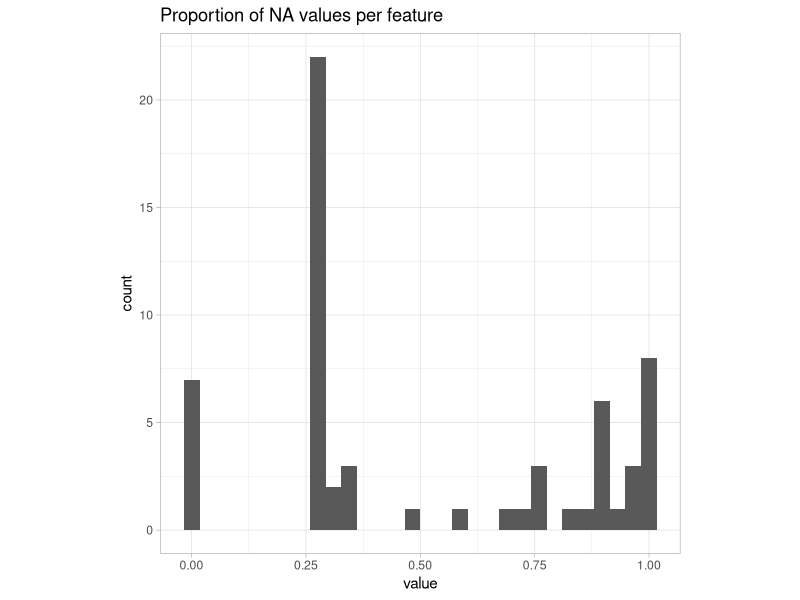
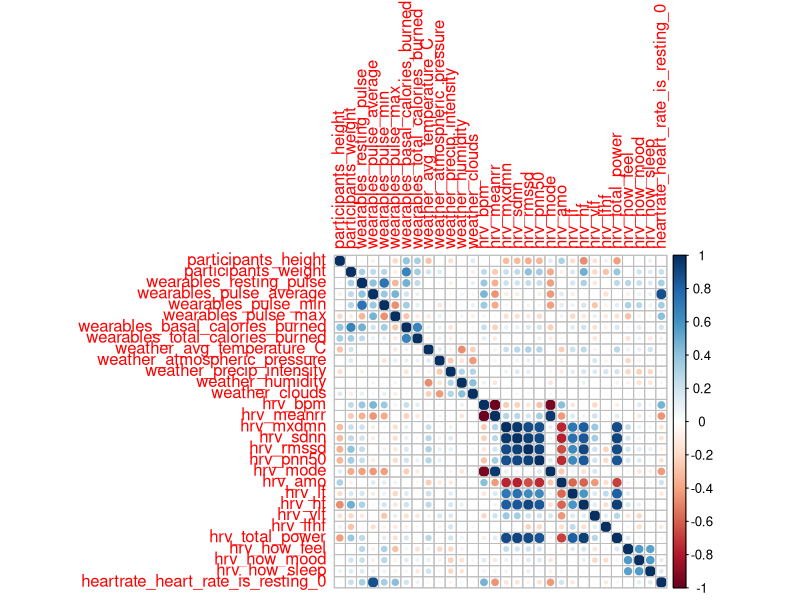

The R source for these figures, in order:
## ---- chunk 1
knitr::opts_chunk$set(echo = TRUE)
## ---- chunk 2
library(tidyverse)
library(MASS)
## ---- chunk 3
surveys_wide_join_train_data <- read_tsv("../data_clean/surveys_wide_join_train_data.tsv")
## ---- chunk 4
surveys_wide_join_train_data_clean <- surveys_wide_join_train_data %>%
  dplyr::select(-outcome_symptom_severity, - participants_symptoms_onset, - participants_country, - participants_city)
## ---- chunk 5
surveys_wide_join_train_data_clean <- surveys_wide_join_train_data_clean %>%
  mutate(outcome_S_COVID_OVERALL = as.ordered(outcome_S_COVID_OVERALL))
## ---- chunk 6
na_proportion_per_feature <- (map_dbl(surveys_wide_join_train_data_clean, function(x) sum(is.na(x))) / nrow(surveys_wide_join_train_data_clean)) 


na_proportion_per_feature %>%
  enframe() %>%
  ggplot(aes(value)) +
  geom_histogram() +
  theme_light() +
  theme(aspect.ratio = 1) +
  ggtitle("Proportion of NA values per feature")
## ---- chunk 7
surveys_wide_join_train_data_clean <- surveys_wide_join_train_data_clean %>%
  select_if(na_proportion_per_feature < 0.6)
## ---- chunk 8
surveys_wide_join_train_data_clean <- surveys_wide_join_train_data_clean %>%
  group_by(outcome_user_code) %>%
  mutate_if(is.numeric,~ ifelse(is.na(.),mean(., na.rm = TRUE),.)) 
## ---- chunk 9
surveys_wide_join_train_data_clean <- surveys_wide_join_train_data_clean %>%
  ungroup() %>%
  mutate_if(is.numeric,~ ifelse(is.nan(.),mean(., na.rm = TRUE),.)) 
## ---- chunk 10
surveys_wide_join_train_data_clean <- surveys_wide_join_train_data_clean %>%
  mutate_if(is.numeric,~ ifelse(is.infinite(.),mean(., na.rm = TRUE),.)) 

## ---- chunk 11
sapply(surveys_wide_join_train_data_clean,function(x) any(is.infinite(x)))

## ---- chunk 12
surveys_wide_join_train_data_clean <- surveys_wide_join_train_data_clean %>%
  dplyr::select(-hrv_rr_data)

## ---- chunk 13
corrplot::corrplot(cor(surveys_wide_join_train_data_clean %>%
      select_if(is.numeric)))
## ---- chunk 14
hrv_vars_to_keep <- surveys_wide_join_train_data_clean %>%
  dplyr::select(hrv_total_power,hrv_how_feel,hrv_how_mood, hrv_how_sleep, hrv_vlf, hrv_lfhf)

surveys_wide_join_train_data_clean <- surveys_wide_join_train_data_clean %>%
  dplyr::select(!starts_with("hrv"))
surveys_wide_join_train_data_clean <- cbind(surveys_wide_join_train_data_clean, hrv_vars_to_keep)

## ---- chunk 15
surveys_wide_join_train_data_clean <- surveys_wide_join_train_data_clean %>%
  dplyr::select(-outcome_user_code, -outcome_created_at)
## ---- chunk 16
m <- polr(outcome_S_COVID_OVERALL ~ ., data = surveys_wide_join_train_data_clean, Hess=TRUE)

## ---- chunk 17
table(predict(m,newdata = surveys_wide_join_train_data_clean), surveys_wide_join_train_data_clean$outcome_S_COVID_OVERALL)
